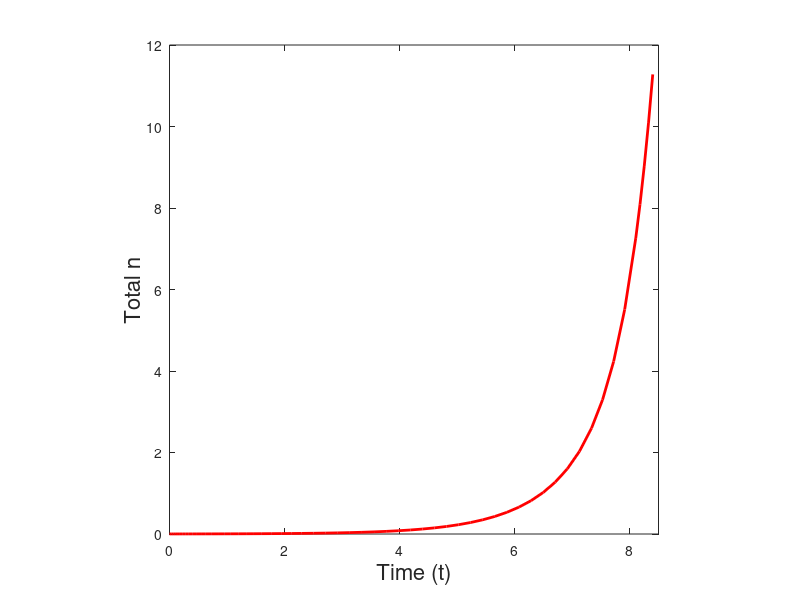

The MATLAB script that drew this image: (Note: this script raises an error after producing the figure.)
% Define ranges for q and n0
q_values = [2,20]; % Define the range of q values
n0_values = [0.0015, 0.0015]; % Define the range of n0 values

% Create a figure to hold the plots
%figure
for i = 1:length(q_values)
    q = q_values(i);
    n0 = n0_values(i);


    % Initial conditions


        g = 0.866; % Growth rate, slower for EF
        tc = 1 / g;
        B = 0.5; % Strength of AIP/dispersal
        k = 50; % Environmental threshold concentration/half maximal concentration 50 works
        p = 0.065; % Production rate
        h = 2; % Hill coefficient
        x0 = 0; % Initial environmental concentration
        
        % Ratios
        d = (B)/(g); % Dispersal ratio
        f = q / g; % Transport ratio

        
        % Define the ODE system
        odeSystem = @(t, y) [
            y(1) + d*y(1)*((y(2)^h)/((y(2)^h)+1))
            y(1) - y(2) * f
        ];

        initialConditions = [n0; x0];

        % Time span for integration
        tspan = [0, 8.4];
    
        % Solve the ODEs
        [t, y] = ode45(odeSystem, tspan, initialConditions);
        
        % Extract the solutions
        n = y(:, 1);
        x = y(:, 2);

        c = p*n/q;
        hold on 
        if i == 1
            plot(t, n, 'r' ,'LineWidth', 2);
        else
            plot(t, n, 'b', 'LineWidth', 2);
        end
        xlabel('Time (t)', 'FontSize', 16);
        ylabel('Total n', 'FontSize', 16);


        xlim([0,8.5])
        axis square
        box on
        ax = gca;
        ax.FontSize = 16; 
        xticks([0 1.4 2.8 4.2 5.6 7 8.4])
        xticklabels({'0' '1' '2' '3' '4' '5' '6'})
        yticks([0 3 6 9 12])
        yticklabels({'0' '2000' '4000' '6000' '8000'})


end


legend({'Low Flow', 'High Flow'}, 'location', 'northwest');


